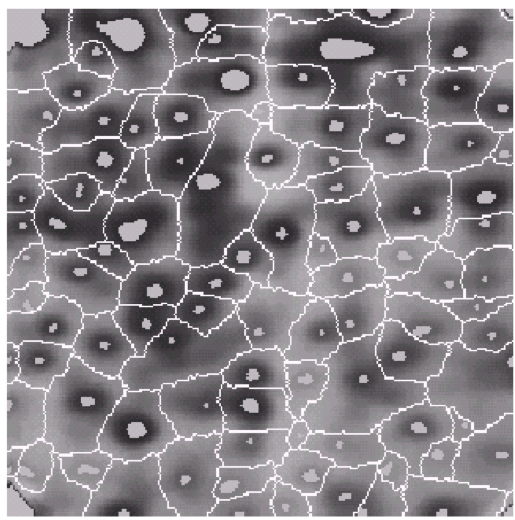
%> input picture image10.png, 515 x 520 px
$ octave MorphologicalWatershedSegmentation.m   (GNU Octave 9; MATLAB toolbox functions it lacks are replaced by stand-ins)
%> lines starting %> are read from the running program, lines starting %| are printed output that depends on the picture; in (x1, y1, x2, y2) boxes, pixels count from 0 and x2, y2 are one past the last pixel; in counts of white or black regions, pixels touching at a corner belong together; the program's own positions count from 1
close all;
I= imread('image10.png');
%> I is the input picture: size 520x515x3 uint8; mean R, G, B 134.1, 130.4, 134.1
%I rgb2gray(RGB);
I1 = imtophat(I, strel('disk', 10));
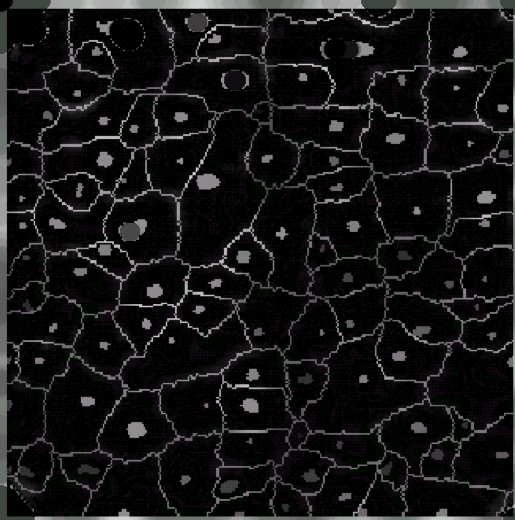
%> I1: size 520x515x3 uint8; mean R, G, B 22.1, 21.4, 22.1

figure, imshow(I1);
I2 = imadjust(I1);
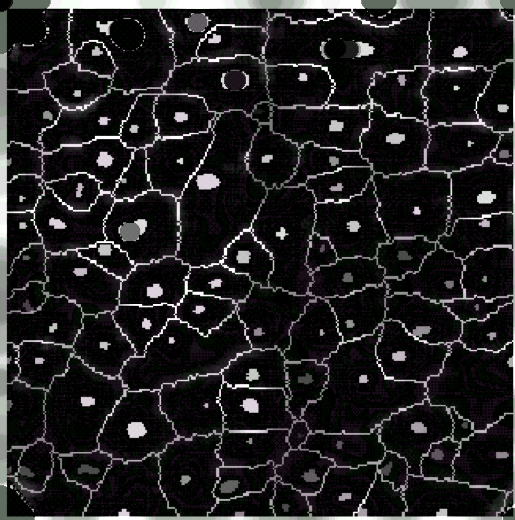
%> I2: size 520x515x3 uint8; mean R, G, B 33.7, 32.7, 33.7
figure,imshow(I2);
level = graythresh(I2);
%> level = 0.357
BW = im2bw(I2,level);
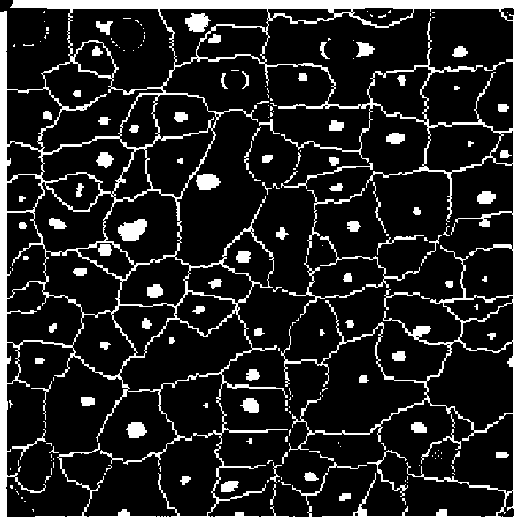
%> BW: size 520x515 logical; 14.3% white; 229 white regions (126 under 20 px), largest, box (x1, y1, x2, y2) and area: (0, 0, 515, 520) 27594, (118, 219, 147, 241) 448, (320, 236, 420, 288) 376
figure,imshow(BW);
C=~BW;
figure,imshow(C);
D = ~bwdist(C);

D(C) = -Inf;

L = watershed(D);
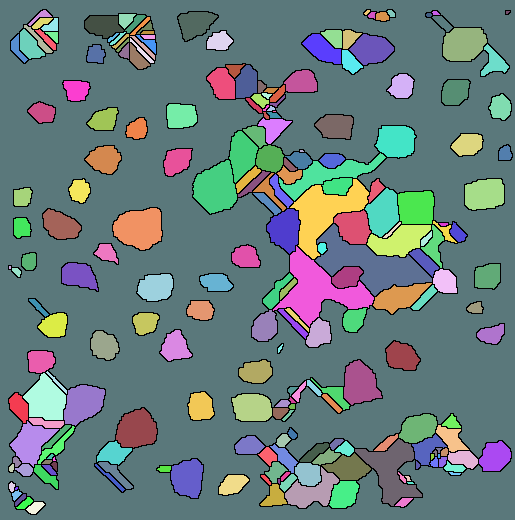
%> L: size 520x515 uint8; 230 distinct labels, from 0 to 229; one colour per label, 0 black
Wi=label2rgb(L,'hot','w');
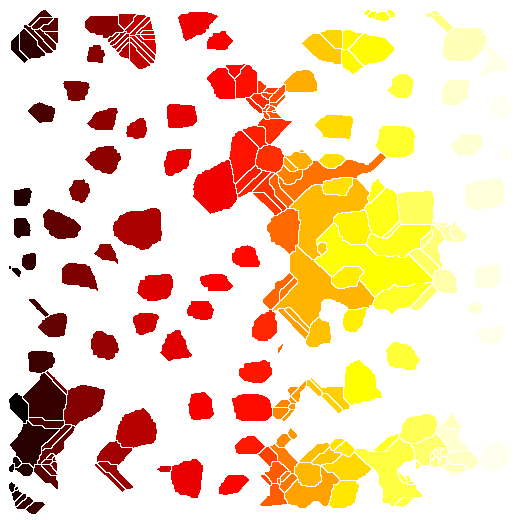
%> Wi: size 520x515x3 uint8; mean R, G, B 243.8, 214.7, 184.8
figure,imshow(Wi);
im=I;

$ run again, with image11.png copied over image10.png
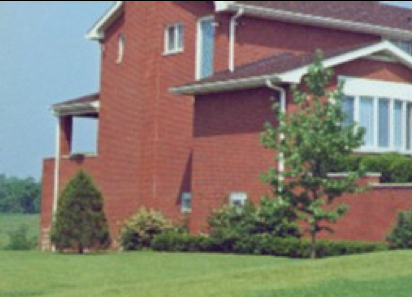
%> input picture image11.png, 412 x 297 px
%> I is the input picture: size 297x412x3 uint8; mean R, G, B 131.4, 123.9, 110.8
%> level = 0.324
%> `BW = im2bw(I2,level);`:
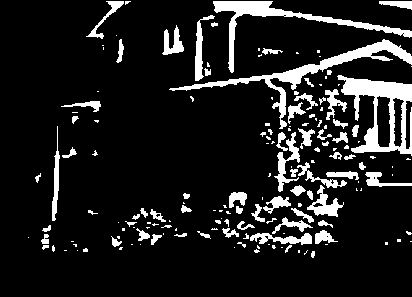
%> BW: size 297x412 logical; 12.1% white; 166 white regions (94 under 20 px), largest, box (x1, y1, x2, y2) and area: (337, 75, 412, 156) 2451, (169, 39, 412, 129) 2253, (213, 1, 412, 73) 1830
%> L: size 297x412 uint8; 167 distinct labels, from 0 to 166
%> `Wi=label2rgb(L,'hot','w');`:
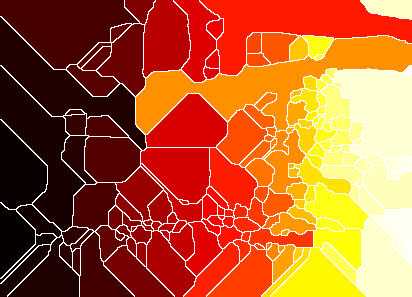
%> Wi: size 297x412x3 uint8; mean R, G, B 182.6, 92.1, 44.4

$ run again, with image12.png copied over image10.png
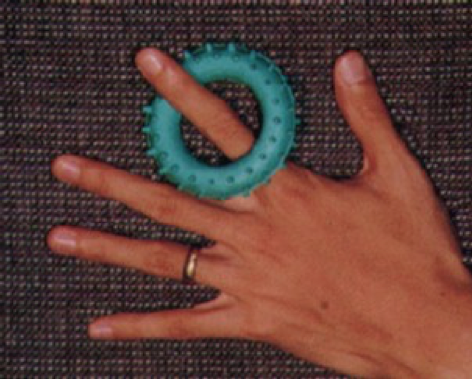
%> input picture image12.png, 472 x 379 px
%> I is the input picture: size 379x472x3 uint8; mean R, G, B 94.5, 62.3, 55.2
%> level = 0.341
%> `BW = im2bw(I2,level);`:
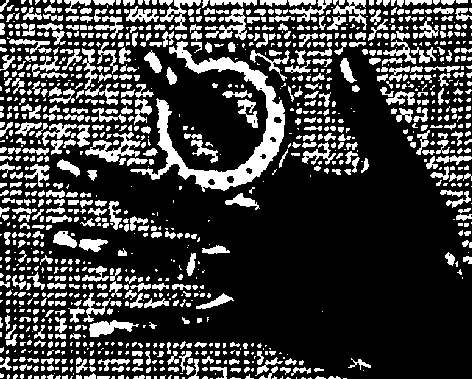
%> BW: size 379x472 logical; 24.6% white; 1095 white regions (525 under 20 px), largest, box (x1, y1, x2, y2) and area: (130, 41, 285, 192) 4619, (85, 132, 141, 162) 639, (42, 123, 90, 147) 468
%> L: size 379x472 uint16; 1096 distinct labels, from 0 to 1095
%> `Wi=label2rgb(L,'hot','w');`:
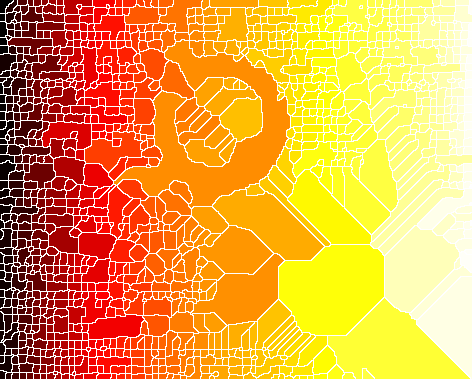
%> Wi: size 379x472x3 uint8; mean R, G, B 235.2, 164.6, 67.1

$ run again, with image1.jpg saved as image10.png
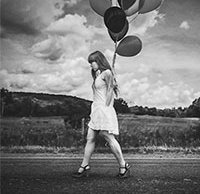
%> input picture image1.jpg, 200 x 194 px
%> I is the input picture: size 194x200x3 uint8; min 0, max 255, mean 121
%> level = 0.331
%> `BW = im2bw(I2,level);`:
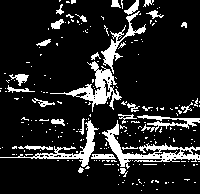
%> BW: size 194x200 logical; 14.2% white; 226 white regions (197 under 20 px), largest, box (x1, y1, x2, y2) and area: (102, 120, 200, 169) 1077, (50, 61, 122, 112) 890, (0, 120, 99, 167) 671
%> L: size 194x200 uint8; 227 distinct labels, from 0 to 226
%> `Wi=label2rgb(L,'hot','w');`:
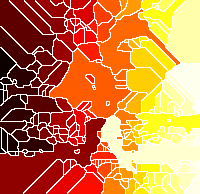
%> Wi: size 194x200x3 uint8; mean R, G, B 208.4, 128.1, 71.3
